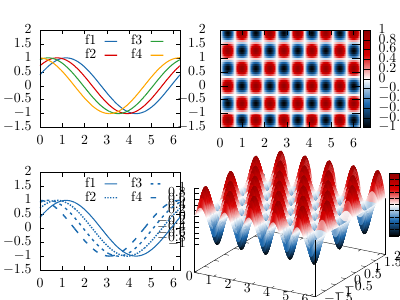

Write the gnuplot code that produced this figure.
load 'plot.cfg'
set output "example.tex"

set multiplot layout 2,2 \
    margins 0.1,0.9,0.1,0.9 \
    spacing 0.1,0.15

set xrange[0:2*pi]
set yrange[-1.5:2]

set key horizontal
plot sin(x+0.4) ls 1 title 'f1', \
	sin(x+0.8) ls 2 title 'f2', \
	sin(x+1.2) ls 3 title 'f3', \
	sin(x+1.6) ls 4 title 'f4'


set view map
splot sin(5*x)*cos(5*y) title '' w pm3d


plot sin(x+0.4) ls 1 title 'f1', \
	sin(x+0.8) ls 11 title 'f2', \
	sin(x+1.2) ls 21 title 'f3', \
	sin(x+1.6) ls 31 title 'f4'

unset view
splot sin(5*x)*cos(5*y) title '' w pm3d
